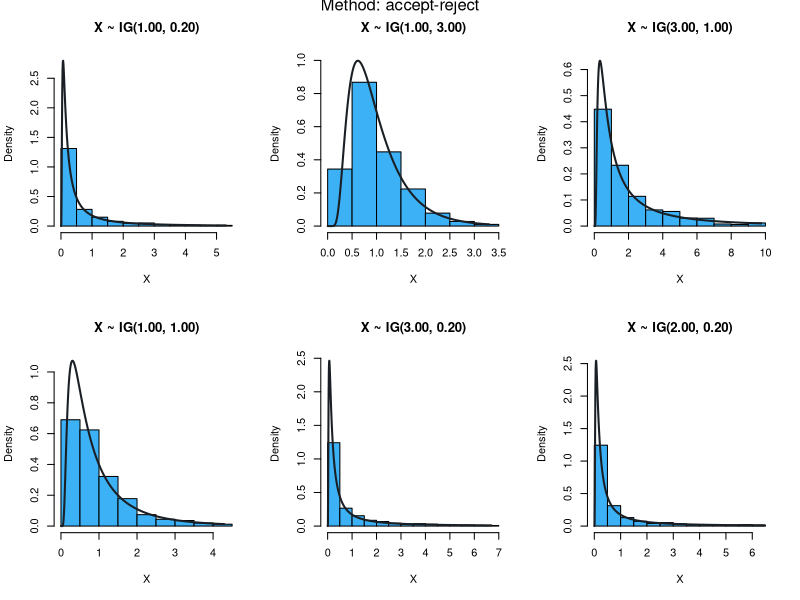
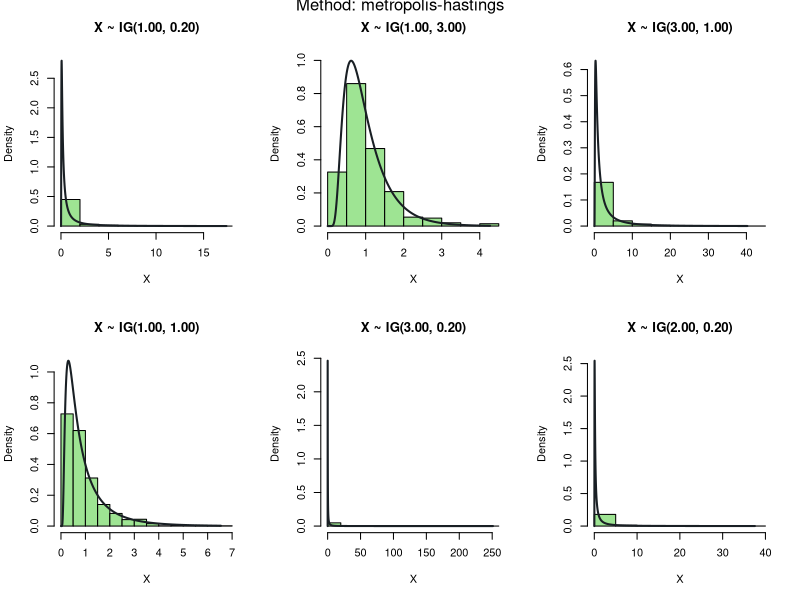
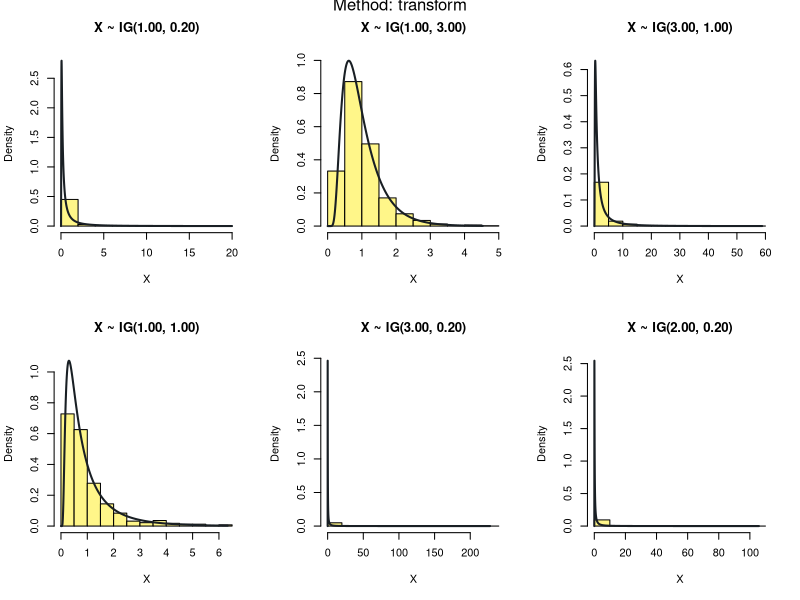

Generate these figures, in order, with R:
# Title     : Inverse Gaussian Distribution
# Objective : Utility Functions over Inverse Gaussian Dist. (Sampling + Density)
# Created by: Amin Rezaei
# Created on: 1/17/2021

library(zoo)

dInvGauss <- function(x, lambda, mu) {
  sqrt(lambda / (2 * pi * (x * x * x))) * exp(-1 *
                                                lambda *
                                                (x - mu) *
                                                (x - mu) *
                                                (1 / (2 * mu * mu * x)))
}

dInvGaussGen <- function(lambda, mu) {
  return(function(x) {
    dInvGauss(x, lambda, mu)
  })
}

pInvGauss <- function(q, lambda, mu) {
  t1 <- sqrt(lambda / q)
  t2 <- lambda / mu
  t3 <- q / mu
  return(pnorm(t1 * (t3 - 1)) + exp(2 * t2) * pnorm(-1 * t1 * (t3 + 1)))
}

rInvGaussMH <- function(n, lambda, mu) {
  alpha <- lambda / mu
  beta <- lambda / (mu * mu)
  scale <- 1/beta
  X <- numeric(n)
  X[1] <- rgamma(1, shape=alpha, scale=scale) # initialize the chain
  dGauss <- function (x) dInvGauss(x, lambda, mu)
  dGamma <- function (x) dgamma(x, shape=alpha, scale=scale)
  for (i in 2:n) {
    Y <- rgamma(1, shape=alpha, scale=scale)
    rho <- (dGauss(Y) * dGamma(X[i - 1])) / (dGauss(X[i - 1]) * dGamma(Y))
    if (rho > 1) {
      rho <- 1
    }
    X[i] <- X[i - 1] + (Y - X[i - 1]) * (runif(1) < rho)
  }
  return(X)
}


findXNearZero <- function(targetFunc, threshold = 0.05) {
  seenHigher <- FALSE
  i <- 0.001
  while (TRUE) {
    lastV <- targetFunc(i)
    if (lastV > threshold && !seenHigher) {
      seenHigher <- TRUE
    }
    if (lastV < threshold && seenHigher) {
      break
    }
    i <- i + 0.04
  }
  return(i)
}

rInvGaussAR <- function(n, lambda, mu) {
  d <- findXNearZero(dInvGaussGen(lambda, mu), threshold = 0.01)
  k <- optimize(f=dInvGaussGen(lambda, mu), interval = c(0,d), maximum=T)$objective
  k <- k * 1.4
  needed <- n
  X <- c()
  while (needed > 0){
    m <- as.integer(k * needed) + 1
    y <- runif(m, 0, d)
    u <- runif(m, 0, 1)
    accepted <- y[(dInvGauss(y, lambda, mu) / k) >= u]
    X <- c(X, accepted)
    needed <- needed - length(accepted)
  }
  return(X[1:n])
}

rInvGaussT <- function(n, lambda, mu) {
  v <- rnorm(n)
  v <- v * v
  w <- v * mu
  c <- mu / (2. * lambda)
  x <- mu + c * (w - sqrt(w * (4 * lambda + w)))
  z <- runif(n)
  truth <- as.integer(z <= (mu / (x + mu)))
  R <- truth * x + (1 - truth) * (mu * mu / x)
  return(R)
}

rInvGauss <- function(n, lambda, mu, method = "transform") {
  if (method == "metropolis-hastings") {
    return(rInvGaussMH(n, lambda, mu))
  }else if (method == "accept-reject") {
    return(rInvGaussAR(n, lambda, mu))
  }else if (method == "transform") {
    return(rInvGaussT(n, lambda, mu))
  }
}

invGaussResults <- function(n) {
  par(mfcol = c(2, 3))
  muC <- c(1, 1, 1, 3, 3, 2)
  lambdaC <- c(0.2, 1, 3, 0.2, 1, 0.2)
  methods <- c("accept-reject", "metropolis-hastings", "transform")
  mColor <- c("#3DB1F5", "#9EE493", "#FFF689")
  lColor <- c("#191F24", "#191F24", "#191F24")
  mIdx <- 1
  for (m in methods) {
    for (i in seq_along(muC)) {
      mu <- muC[i]
      lambda <- lambdaC[i]
      X <- rInvGauss(n, lambda, mu, m)
      cH <- hist(X, plot = FALSE)
      dMax <- max(cH$density)
      i <- seq(0.001, max(X), .01)
      dY <- dInvGauss(i, lambda, mu)
      hist(X, prob = TRUE, col = mColor[mIdx], ylim = c(0, max(dMax, dY)), main=sprintf("X ~ IG(%.2f, %.2f)", mu, lambda))
      lines(i, dY, type = "l", lw = 2, col =lColor[mIdx])
      t <- -1
      if(length(unique(X)) == length(X)){
        t <- ks.test(X, pInvGauss, lambda=lambda, mu=mu)$p.value
      }

      breaks_cdf <- pInvGauss(cH$breaks, lambda=lambda, mu=mu)
      null.probs <- rollapply(breaks_cdf, 2, function(x) x[2]-x[1])
      a <- chisq.test(cH$counts, p=null.probs, rescale.p=TRUE, simulate.p.value=TRUE)
      if(t != -1){
        print(sprintf("K-S p-value - IG(%.2f,%.2f) %s method: %.4f", mu, lambda, m, t))
      }else{
        print(sprintf("KS p-value - IG(%.2f,%.2f) %s method: NaN (has ties)", mu, lambda, m))
      }
      print(sprintf("ChiSq p-value - IG(%.2f,%.2f) %s method: %.4f", mu, lambda, m, a$p.value))
    }
    mIdx <- mIdx + 1
    mtext(sprintf("Method: %s", m), outer = TRUE, cex = 1, line = -1)
  }

}

set.seed(9712017)
invGaussResults(1000)